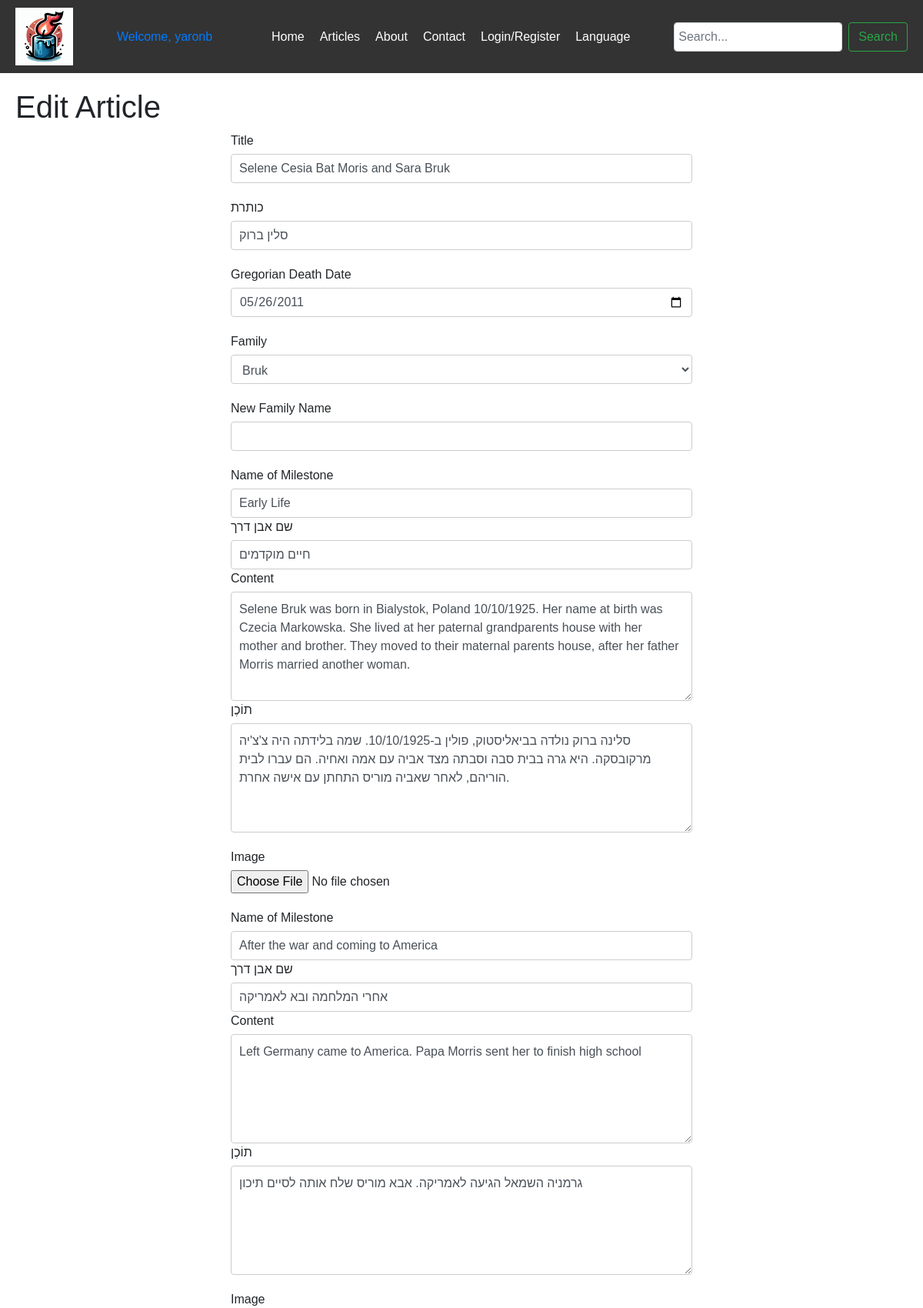
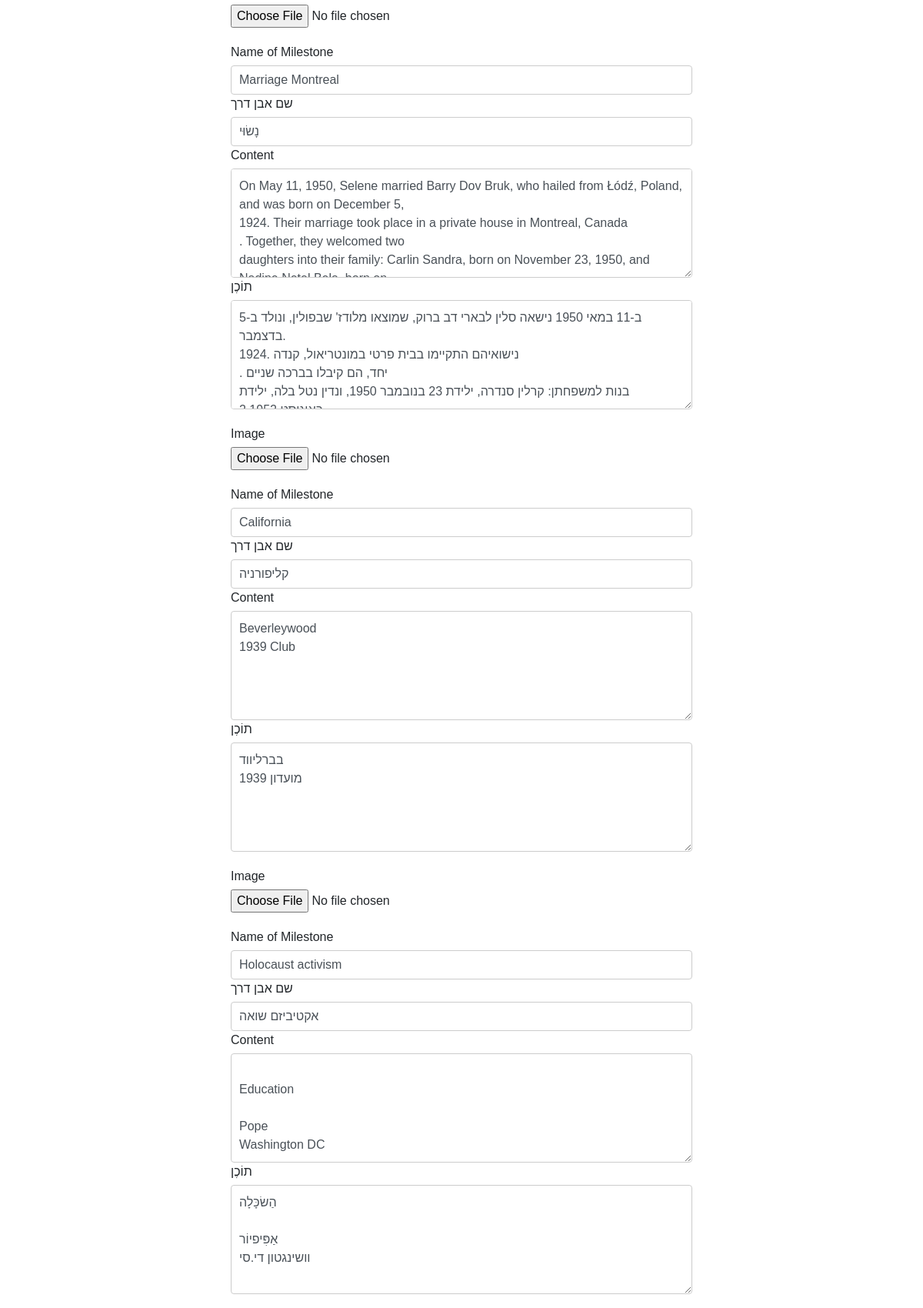
The page /edit_article/1 (signed in, upper part) on the database its author committed (2 pictures, top to bottom).
### app/models.py (models this page shows, shortened)
class User(UserMixin, db.Model):
    id = db.Column(db.Integer, primary_key=True)
    username = db.Column(db.String(64), unique=True, nullable=False)
    email = db.Column(db.String(120), unique=True, nullable=False)
    password_hash = db.Column(db.String(128))
    joined_at = db.Column(db.DateTime, default=datetime.utcnow)
    role = db.Column(db.String(64), default='user', nullable=False)
    posts = db.relationship('Post', backref='author', lazy=True)
    comments = db.relationship('Comment', backref='author', lazy=True)
    families = db.relationship('Family', secondary=user_families, backref=db.backref('users', lazy=True))

class Post(db.Model):
    id = db.Column(db.Integer, primary_key=True)
    title = db.Column(db.String(140), nullable=False)
    title_he = db.Column(db.String(140), nullable=False)
    publication_date = db.Column(db.DateTime, default=datetime.utcnow)
    user_id = db.Column(db.Integer, db.ForeignKey('user.id'), nullable=False)
    gregorian_death_date = db.Column(db.Date, nullable=False)
    hebrew_year = db.Column(db.Integer, nullable=False)
    hebrew_month = db.Column(db.Integer, nullable=False)
    hebrew_day = db.Column(db.Integer, nullable=False)
    family_id = db.Column(db.Integer, db.ForeignKey('family.id'), nullable=False)
    comments = db.relationship('Comment', backref='post', lazy=True)
    milestones = db.relationship('Milestone', backref='post', lazy=True, cascade="all, delete-orphan")

### app/main/routes.py (the view)
@main.route('/edit_article/<int:post_id>', methods=['GET', 'POST'], endpoint='edit_article')
@login_required
def edit_article(post_id):
    post = Post.query.get_or_404(post_id)
    if current_user.role != 'author' or post.author != current_user:
        flash('You do not have permission to edit this article.', 'danger')
        return redirect(url_for('main.index'))
    form = ArticleForm()
    form.family_id.choices = [(0, 'Select an existing family')] + [(family.id, family.name) for family in Family.query.all()]
    if form.validate_on_submit():
        if form.new_family_name.data:
            new_family = Family(name=form.new_family_name.data)
            db.session.add(new_family)
            db.session.commit()
            post.family_id = new_family.id
        else:
            post.family_id = form.family_id.data
        post.title = form.title.data
        post.title_he = form.title_he.data
        post.gregorian_death_date = form.gregorian_death_date.data
        post.set_hebrew_death_date()
        db.session.commit()
        Milestone.query.filter_by(post_id=post.id).delete()
        for milestone_form in form.milestones.data:
            milestone = Milestone(
                title=milestone_form['title'],
                title_he=milestone_form['title_he'],
                content=milestone_form['content'],
                content_he=milestone_form['content_he'],
                post=post,
                order=milestone_form['order']
            )
            if milestone_form['image']:
                filename = secure_filename(milestone_form['image'].filename)
                image_path = os.path.join(current_app.root_path, 'static/images', filename)
                milestone_form['image'].save(image_path)
                milestone.image_path = 'images/' + filename
            db.session.add(milestone)
        db.session.commit()
        flash('Your article has been updated!', 'success')
        return redirect(url_for('main.article', post_id=post.id))
    elif request.method == 'GET':
        form.title.data = post.title
        form.title_he.data = post.title_he
        form.gregorian_death_date.data = post.gregorian_death_date
        if post.family:
            form.family_id.data = post.family.id
        milestones = Milestone.query.filter_by(post_id=post.id).order_by(Milestone.order).all()
        for milestone in milestones:
            form.milestones.append_entry({
                'title': milestone.title,
                'title_he': milestone.title_he,
                'content': milestone.content,
                'content_he': milestone.content_he,
                'image': None,
                'order': milestone.order
            })
    return render_template('en/edit_article.html', form=form, post=post)

### app/auth/forms.py
class ArticleForm(FlaskForm):
   title = StringField('Title', validators=[DataRequired()])
   title_he = StringField('כותרת', validators=[DataRequired()])
   gregorian_death_date = DateField('Gregorian Death Date', format='%Y-%m-%d', validators=[DataRequired()])
   family_id = SelectField('Family', coerce=int, validators=[Optional()])
   new_family_name = StringField('New Family Name', validators=[Optional()])
   new_family_name_he = StringField('שם משפחה חדש', validators=[Optional()])
   milestones = FieldList(FormField(MilestoneForm), min_entries=0, max_entries=10)
   submit = SubmitField('Publish')
   submit_he = SubmitField('פרסם')

class MilestoneForm(FlaskForm):
    title = StringField('Name of Milestone', validators=[DataRequired()])
    title_he = StringField('שם אבן דרך', validators=[DataRequired()])
    content = TextAreaField('Content', validators=[DataRequired()])
    content_he = TextAreaField('תוֹכֶן', validators=[DataRequired()])
    image = FileField('Image')
    order = HiddenField('Order')
    image_he = FileField('תְמוּנָה')

### app/main/templates/en/edit_article.html (shortened to what this page needs)
{% extends "en/layout.html" %}
{% block content %}
<h1>Edit Article</h1>
<form method="POST" action="{{ url_for('main.edit_article', post_id=post.id) }}" enctype="multipart/form-data">
    <div class="form-group">
        {{ form.title.label }}
        {{ form.title(class="form-control") }}
    </div>
    <div class="form-group">
        {{ form.title_he.label }}
        {{ form.title_he(class="form-control") }}
    </div>
    <div class="form-group">
        {{ form.gregorian_death_date.label }}
        {{ form.gregorian_death_date(class="form-control") }}
    </div>
    <div class="form-group">
        {{ form.family_id.label }}
        {{ form.family_id(class="form-control") }}
    </div>
    <div class="form-group">
        {{ form.new_family_name.label }}
        {{ form.new_family_name(class="form-control") }}
    </div>
    <div id="milestones">
        {% for milestone in form.milestones %}
        <div class="form-group milestone-item" draggable="true">
            {{ milestone.title.label }}
            {{ milestone.title(class="form-control") }}
            {{ milestone.title_he.label }}
            {{ milestone.title_he(class="form-control") }}
            <div class="form-group">
                {{ milestone.content.label }}
                {{ milestone.content(class="form-control", rows=5) }}
                {{ milestone.content_he.label }}
                {{ milestone.content_he(class="form-control", rows=5) }}
            </div>
            <div class="form-group">
                {{ milestone.image.label }}
                {{ milestone.image(class="form-control-file") }}
            </div>
        </div>
        {% endfor %}
    </div>
</form>
{% endblock %}

### app/main/templates/en/layout.html (shortened to what this page needs)
<!DOCTYPE html>
<html lang="en">
<head>
    <link href="https://stackpath.bootstrapcdn.com/bootstrap/4.5.2/css/bootstrap.min.css" rel="stylesheet">
    <link rel="stylesheet" href="{{ url_for('static', filename='css/styles.css') }}">
</head>
<body>
    <header>
        <img src="{{ url_for('static', filename='images/candlelogo.png') }}" alt="Yizkor Logo" style="width:75px; height:auto;">
        {% if current_user.is_authenticated %}
        <span class="navbar-text">
            <a class="navbar-text" href="{{ url_for('main.user') }}">
                Welcome, {{ current_user.username }}
            </a>
        </span>
        {% endif %}
        <nav>
            <ul>
                <li><a href="{{ url_for('main.index') }}">Home</a></li>
                <li class="dropdown">
                    <a href="{{ url_for('main.articles') }}">Articles</a>
                </li>
                <li><a href="{{ url_for('main.about') }}">About</a></li>
                <li><a href="{{ url_for('main.contact') }}">Contact</a></li>
                <li class="dropdown">
                    <a href="#">Login/Register</a>
                </li>
                <li class="dropdown">
                    <a href="#">Language</a>
                </li>
            </ul>
        </nav>
        <div class="search-bar">
            <form class="form-inline my-2 my-lg-0" method="GET" action="{{ url_for('main.search') }}">
                <input class="form-control mr-sm-2" type="search" placeholder="Search..." aria-label="Search" name="query">
                <button class="btn btn-outline-success my-2 my-sm-0" type="submit">Search</button>
            </form>
        </div>
    </header>
    <main>
        {% block content %}{% endblock %}
    </main>
</body>
</html>

### app/static/css/styles.css (style rules this page uses)
body { display: flex; flex-direction: column; min-height: 100vh; margin: 0; font-family: Arial, sans-serif; }
header { display: flex; justify-content: space-between; align-items: center; padding: 10px 20px; background-color: #333; color: white; }
nav ul { list-style: none; margin: 0; padding: 0; display: flex; }
nav ul li { margin-left: 20px; }
nav ul li a { color: white; text-decoration: none; font-size: 16px; }
.search-bar input { padding: 5px; font-size: 16px; }
main { flex: 1; padding: 20px; }
form { max-width: 600px; margin: 0 auto; }
.form-group { margin-bottom: 20px; }
.form-group label { display: block; margin-bottom: 5px; }
.form-group .form-control { width: 100%; padding: 10px; font-size: 16px; border: 1px solid #ccc; border-radius: 4px; }

### rows shown on the page
User: username "yaronb"
Post: title "Selene Cesia Bat Moris and Sara Bruk", title_he "סלין ברוק", gregorian_death_date "05/26/2011", family_id "Bruk"

### other values the page prints
{{ milestone.title.label }} "Name of Milestone" "Name of Milestone" "Name of Milestone" "Name of Milestone" "Name of Milestone"
{{ milestone.title_he.label }} "שם אבן דרך" "שם אבן דרך" "שם אבן דרך" "שם אבן דרך" "שם אבן דרך"
{{ milestone.content.label }} "Content" "Content" "Content" "Content" "Content"
{{ milestone.content_he.label }} "תוֹכֶן" "תוֹכֶן" "תוֹכֶן" "תוֹכֶן" "תוֹכֶן"
{{ milestone.image.label }} "Image" "Image" "Image" "Image"
